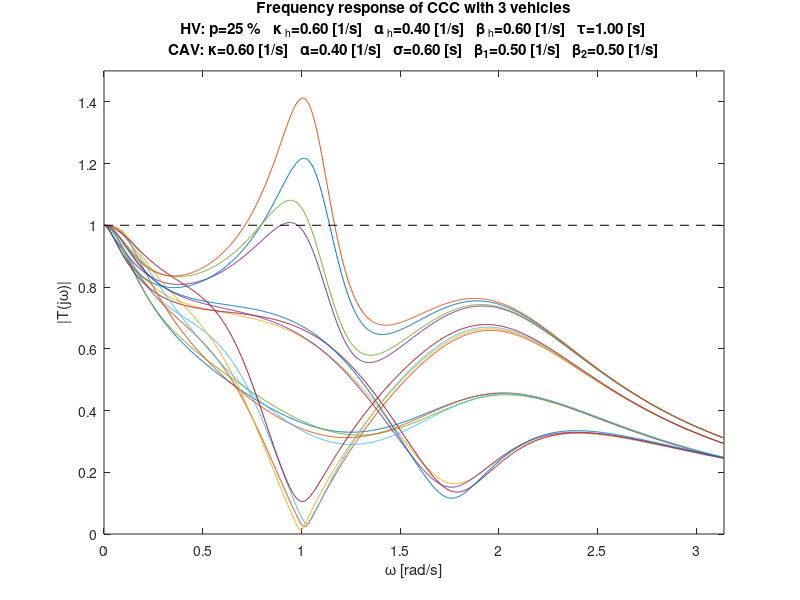

The MATLAB source for this figure:
%% Create frequency response plots for CCC in a 3 vehicle scenario
clear; %close all; clc;

%% Calculate frequency response
% parameters
% HV
p=0.25;  % uncertainty relative to nominal parameter	% 0, 0.05, 0.1, 0.15, 0.2, 0.25
kappah=0.6*(1+p*[-1;-1;-1;-1;-1;-1;-1;-1;1;1;1;1;1;1;1;1]);
alphah=0.1*(1+p*[-1;-1;-1;-1;1;1;1;1;-1;-1;-1;-1;1;1;1;1]);
betah=0.6*(1+p*[-1;-1;1;1;-1;-1;1;1;-1;-1;1;1;-1;-1;1;1]);
tau=1.0*(1+p*[-1;1;-1;1;-1;1;-1;1;-1;1;-1;1;-1;1;-1;1]);
% CAV
kappa=0.6;
alpha=0.4;
sigma=0.6;
beta1=0.5;
beta2=0.5;  % 0.0, 0.5

% range of frequencies
ommin=0;
ommax=pi;
dom=(ommax-ommin)/1000;
om=ommin:dom:ommax;

% range of magnitude on frequency response plot
Mmin=0;
Mmax=1.5;

% link transfer function
% HV
T12=(1i*betah.*om+alphah.*kappah)./...
  (-om.^2.*exp(1i*om.*tau)+1i*(alphah+betah).*om+alphah.*kappah);
% CAV
D=(-om.^2.*exp(1i*om*sigma)+1i*(alpha+beta1+beta2).*om+alpha*kappa);
T01=(1i*beta1.*om+alpha*kappa)./D;
T02=1i*beta2.*om./D;

% head-to-tail transfer function
G02=T01.*T12+T02;

% get corresponding frequency response
M12=abs(T12);
M01=abs(T01);
M02=abs(T02);
MG=abs(G02);

%% Plot frequency response
figure(1); clf; hold on; box on;
% plot(om,M12,om,M01,om,M02,om,MG);
plot(om,MG);
plot([ommin,ommax],[1,1],'k--');
xlabel('\omega [rad/s]');
ylabel('|T(j\omega)|');
axis([ommin,ommax,Mmin,Mmax]);
title(['Frequency response of CCC with 3 vehicles',10,...
       'HV: p=',num2str(p*100),' %   ',...
       '\kappa_{\rm h}=',num2str(mean(kappah),'%3.2f'),' [1/s]   ',...
       '\alpha_{\rm h}=',num2str(mean(alpha),'%3.2f'),' [1/s]   ',...
       '\beta_{\rm h}=',num2str(mean(betah),'%3.2f'),' [1/s]   ',...
       '\tau=',num2str(mean(tau),'%3.2f'),' [s]',10,...
       'CAV: \kappa=',num2str(kappa,'%3.2f'),' [1/s]   ',...
       '\alpha=',num2str(alpha,'%3.2f'),' [1/s]   ',...
       '\sigma=',num2str(sigma,'%3.2f'),' [s]   ',...
       '\beta_1=',num2str(beta1,'%3.2f'),' [1/s]   ',...
       '\beta_2=',num2str(beta2,'%3.2f'),' [1/s]']);
% legend('HV: T_{12}','CAV: T_{01}',...
%        'CAV: T_{02}','head-to-tail: G_{02}');